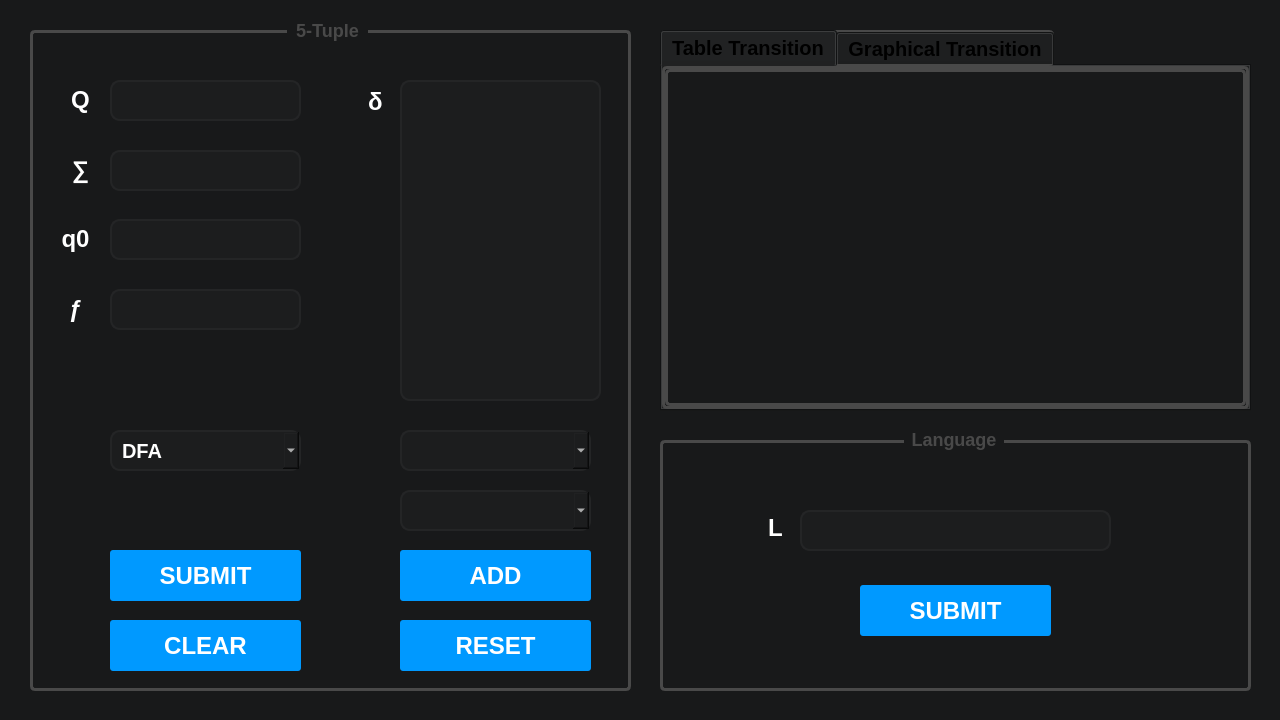
 <widget class="QMainWindow" name="MainWindow">
  <property name="windowModality">
   <enum>Qt::ApplicationModal</enum>
  </property>
  <property name="geometry">
   <rect>
    <x>0</x>
    <y>0</y>
    <width>1280</width>
    <height>720</height>
   </rect>
  </property>
  <property name="sizePolicy">
   <sizepolicy hsizetype="Fixed" vsizetype="Fixed">
    <horstretch>0</horstretch>
    <verstretch>0</verstretch>
   </sizepolicy>
  </property>
  <property name="minimumSize">
   <size>
    <width>1280</width>
    <height>720</height>
   </size>
  </property>
  <property name="maximumSize">
   <size>
    <width>1280</width>
    <height>720</height>
   </size>
  </property>
  <property name="windowTitle">
   <string>FSM - Finite State Machine [ AL-101 MIDTERM PROJECT ]</string>
  </property>
  <property name="toolTip">
   <string/>
  </property>
  <property name="statusTip">
   <string/>
  </property>
  <property name="whatsThis">
   <string/>
  </property>
  <property name="styleSheet">
   <string notr="true">background-color: rgb(24, 25, 26);</string>
  </property>
  <property name="windowFilePath">
   <string/>
  </property>
  <property name="iconSize">
   <size>
    <width>54</width>
    <height>54</height>
   </size>
  </property>
  <property name="dockOptions">
   <set>QMainWindow::AllowTabbedDocks|QMainWindow::AnimatedDocks</set>
  </property>
  <widget class="QWidget" name="centralwidget">
   <property name="minimumSize">
    <size>
     <width>1280</width>
     <height>720</height>
    </size>
   </property>
   <property name="maximumSize">
    <size>
     <width>1280</width>
     <height>720</height>
    </size>
   </property>
   <widget class="QFrame" name="frame">
    <property name="geometry">
     <rect>
      <x>30</x>
      <y>30</y>
      <width>601</width>
      <height>661</height>
     </rect>
    </property>
    <property name="styleSheet">
     <string notr="true">background-color: rgb(24, 25, 26);
border: 3px solid rgb(73,73,73);
border-radius: 5px;
</string>
    </property>
    <property name="frameShape">
     <enum>QFrame::StyledPanel</enum>
    </property>
    <property name="frameShadow">
     <enum>QFrame::Raised</enum>
    </property>
    <widget class="QLineEdit" name="in_fset">
     <property name="geometry">
      <rect>
       <x>80</x>
       <y>50</y>
       <width>191</width>
       <height>41</height>
      </rect>
     </property>
     <property name="font">
      <font>
       <family>MS Sans Serif</family>
       <pointsize>15</pointsize>
       <weight>75</weight>
       <bold>true</bold>
       <underline>false</underline>
       <kerning>false</kerning>
      </font>
     </property>
     <property name="focusPolicy">
      <enum>Qt::ClickFocus</enum>
     </property>
     <property name="toolTip">
      <string>&lt;html&gt;&lt;head/&gt;&lt;body&gt;&lt;p&gt;&lt;span style=&quot;border:none; font-weight:400; color:#fcfcfc;&quot;&gt;Finite set of states&lt;/span&gt;&lt;/p&gt;&lt;/body&gt;&lt;/html&gt;</string>
     </property>
     <property name="styleSheet">
      <string notr="true">QLineEdit {
	background: rgb(28, 29, 30);
	color: rgb(255, 255, 255);
	border: 2px solid rgb(36, 37, 38);
	border-radius: 10px;	
}

QLineEdit:focus{
	border: 2px solid rgb(89, 191, 255);
}

QLineEdit:focus:hover{
	border: 2px solid rgb(154, 214, 255);
}


QLineEdit:hover{
	border: 2px solid rgb(47, 49, 50);
}</string>
     </property>
     <property name="alignment">
      <set>Qt::AlignCenter</set>
     </property>
     <property name="placeholderText">
      <string/>
     </property>
    </widget>
    <widget class="QLabel" name="lab_fsets">
     <property name="geometry">
      <rect>
       <x>40</x>
       <y>54</y>
       <width>21</width>
       <height>31</height>
      </rect>
     </property>
     <property name="styleSheet">
      <string notr="true">QLabel {
	border: none;
	color: white;
	font-size: 24px;
	font-weight: bold;
	background: transparent;
}</string>
     </property>
     <property name="text">
      <string>Q</string>
     </property>
     <property name="alignment">
      <set>Qt::AlignCenter</set>
     </property>
    </widget>
    <widget class="QLineEdit" name="in_fset_Sym">
     <property name="geometry">
      <rect>
       <x>80</x>
       <y>120</y>
       <width>191</width>
       <height>41</height>
      </rect>
     </property>
     <property name="font">
      <font>
       <family>MS Sans Serif</family>
       <pointsize>15</pointsize>
       <weight>75</weight>
       <bold>true</bold>
       <underline>false</underline>
       <kerning>false</kerning>
      </font>
     </property>
     <property name="focusPolicy">
      <enum>Qt::ClickFocus</enum>
     </property>
     <property name="toolTip">
      <string>&lt;html&gt;&lt;head/&gt;&lt;body&gt;&lt;p&gt;&lt;span style=&quot; color:#fcfcfc;&quot;&gt;Finite set of inputs&lt;/span&gt;&lt;/p&gt;&lt;/body&gt;&lt;/html&gt;</string>
     </property>
     <property name="styleSheet">
      <string notr="true">QLineEdit {
	background: rgb(28, 29, 30);
	color: rgb(255, 255, 255);
	border: 2px solid rgb(36, 37, 38);
	border-radius: 10px;	
}

QLineEdit:focus{
	border: 2px solid rgb(89, 191, 255);
}

QLineEdit:focus:hover{
	border: 2px solid rgb(154, 214, 255);
}


QLineEdit:hover{
	border: 2px solid rgb(47, 49, 50);
}</string>
     </property>
     <property name="alignment">
      <set>Qt::AlignCenter</set>
     </property>
     <property name="placeholderText">
      <string/>
     </property>
    </widget>
    <widget class="QLabel" name="lab_fsets_Sym">
     <property name="geometry">
      <rect>
       <x>40</x>
       <y>124</y>
       <width>21</width>
       <height>31</height>
      </rect>
     </property>
     <property name="styleSheet">
      <string notr="true">QLabel {
	border: none;
	color: white;
	font-size: 24px;
	font-weight: bold;
	background: transparent;
}</string>
     </property>
     <property name="text">
      <string>∑</string>
     </property>
     <property name="alignment">
      <set>Qt::AlignCenter</set>
     </property>
    </widget>
    <widget class="QLineEdit" name="in_initial">
     <property name="geometry">
      <rect>
       <x>80</x>
       <y>189</y>
       <width>191</width>
       <height>41</height>
      </rect>
     </property>
     <property name="font">
      <font>
       <family>MS Sans Serif</family>
       <pointsize>15</pointsize>
       <weight>75</weight>
       <bold>true</bold>
       <underline>false</underline>
       <kerning>false</kerning>
      </font>
     </property>
     <property name="focusPolicy">
      <enum>Qt::ClickFocus</enum>
     </property>
     <property name="toolTip">
      <string>&lt;html&gt;&lt;head/&gt;&lt;body&gt;&lt;p&gt;&lt;span style=&quot; color:#fcfcfc;&quot;&gt;Initial state&lt;/span&gt;&lt;/p&gt;&lt;/body&gt;&lt;/html&gt;</string>
     </property>
     <property name="styleSheet">
      <string notr="true">QLineEdit {
	background: rgb(28, 29, 30);
	color: rgb(255, 255, 255);
	border: 2px solid rgb(36, 37, 38);
	border-radius: 10px;	
}

QLineEdit:focus{
	border: 2px solid rgb(89, 191, 255);
}

QLineEdit:focus:hover{
	border: 2px solid rgb(154, 214, 255);
}


QLineEdit:hover{
	border: 2px solid rgb(47, 49, 50);
}</string>
     </property>
     <property name="alignment">
      <set>Qt::AlignCenter</set>
     </property>
     <property name="placeholderText">
      <string/>
     </property>
    </widget>
    <widget class="QLabel" name="lab_initial">
     <property name="geometry">
      <rect>
       <x>30</x>
       <y>193</y>
       <width>31</width>
       <height>31</height>
      </rect>
     </property>
     <property name="styleSheet">
      <string notr="true">QLabel {
	border: none;
	color: white;
	font-size: 24px;
	font-weight: bold;
	background: transparent;
}</string>
     </property>
     <property name="text">
      <string>q0</string>
     </property>
     <property name="alignment">
      <set>Qt::AlignCenter</set>
     </property>
    </widget>
    <widget class="QLineEdit" name="in_finalSet">
     <property name="geometry">
      <rect>
       <x>80</x>
       <y>259</y>
       <width>191</width>
       <height>41</height>
      </rect>
     </property>
     <property name="font">
      <font>
       <family>MS Sans Serif</family>
       <pointsize>15</pointsize>
       <weight>75</weight>
       <bold>true</bold>
       <underline>false</underline>
       <kerning>false</kerning>
      </font>
     </property>
     <property name="focusPolicy">
      <enum>Qt::ClickFocus</enum>
     </property>
     <property name="toolTip">
      <string>&lt;html&gt;&lt;head/&gt;&lt;body&gt;&lt;p&gt;&lt;span style=&quot; color:#fcfcfc;&quot;&gt;Final state&lt;/span&gt;&lt;/p&gt;&lt;/body&gt;&lt;/html&gt;</string>
     </property>
     <property name="styleSheet">
      <string notr="true">QLineEdit {
	background: rgb(28, 29, 30);
	color: rgb(255, 255, 255);
	border: 2px solid rgb(36, 37, 38);
	border-radius: 10px;	
}

QLineEdit:focus{
	border: 2px solid rgb(89, 191, 255);
}

QLineEdit:focus:hover{
	border: 2px solid rgb(154, 214, 255);
}


QLineEdit:hover{
	border: 2px solid rgb(47, 49, 50);
}</string>
     </property>
     <property name="alignment">
      <set>Qt::AlignCenter</set>
     </property>
     <property name="placeholderText">
      <string/>
     </property>
    </widget>
    <widget class="QLabel" name="lab_finalSet">
     <property name="geometry">
      <rect>
       <x>30</x>
       <y>263</y>
       <width>31</width>
       <height>31</height>
      </rect>
     </property>
     <property name="styleSheet">
      <string notr="true">QLabel {
	border: none;
	color: white;
	font-size: 24px;
	font-weight: bold;
	background: transparent;
}</string>
     </property>
     <property name="text">
      <string>ƒ</string>
     </property>
     <property name="alignment">
      <set>Qt::AlignCenter</set>
     </property>
    </widget>
    <widget class="QPushButton" name="btn_submit">
     <property name="geometry">
      <rect>
       <x>80</x>
       <y>520</y>
       <width>191</width>
       <height>51</height>
      </rect>
     </property>
     <property name="font">
      <font>
       <pointsize>18</pointsize>
       <weight>75</weight>
       <bold>true</bold>
      </font>
     </property>
     <property name="cursor">
      <cursorShape>PointingHandCursor</cursorShape>
     </property>
     <property name="toolTip">
      <string>&lt;html&gt;&lt;head/&gt;&lt;body&gt;&lt;p&gt;&lt;span style=&quot; font-size:8pt; color:#ffffff;&quot;&gt;Submit Entry&lt;/span&gt;&lt;/p&gt;&lt;/body&gt;&lt;/html&gt;</string>
     </property>
     <property name="styleSheet">
      <string notr="true">QPushButton {
	background-color:rgb(0,153,255);
	color: rgb(255, 255, 255);
	border: none;
	border-radius:  3px;
}

QPushButton:hover{
	background: rgb(34, 166, 255);
}

QPushButton::pressed{
	background: rgb(0, 132, 219)
}
</string>
     </property>
     <property name="text">
      <string>SUBMIT</string>
     </property>
    </widget>
    <widget class="QComboBox" name="btn_fType">
     <property name="geometry">
      <rect>
       <x>80</x>
       <y>400</y>
       <width>191</width>
       <height>41</height>
      </rect>
     </property>
     <property name="font">
      <font>
       <pointsize>15</pointsize>
       <weight>75</weight>
       <bold>true</bold>
      </font>
     </property>
     <property name="cursor">
      <cursorShape>PointingHandCursor</cursorShape>
     </property>
     <property name="toolTip">
      <string>&lt;html&gt;&lt;head/&gt;&lt;body&gt;&lt;p&gt;&lt;span style=&quot; color:#fcfcfc;&quot;&gt;Finite Automata&lt;/span&gt;&lt;/p&gt;&lt;/body&gt;&lt;/html&gt;</string>
     </property>
     <property name="styleSheet">
      <string notr="true">QComboBox {
	background: rgb(28, 29, 30);
	color: rgb(255, 255, 255);
	border: 2px solid rgb(36, 37, 38);
	border-radius: 10px;
	padding-left: 10px;
}

QComboBox:focus{
	border: 2px solid rgb(89, 191, 255);
	color: rgb(255, 255, 255);
}

QComboBox:focus:hover{
	border: 2px solid rgb(154, 214, 255);
	color: rgb(255, 255, 255);
}

QComboBox:hover{
	border: 2px solid rgb(47, 49, 50);
	color: rgb(255, 255, 255);
}

QComboBox QAbstractItemView {
    border: 0px solid transparent;
    selection-background-color:  rgb(89, 191, 255);
	color: rgb(214, 214, 214);
	border-radius: 5px;
}
</string>
     </property>
     <item>
      <property name="text">
       <string>DFA</string>
      </property>
     </item>
     <item>
      <property name="text">
       <string>NFA</string>
      </property>
     </item>
    </widget>
    <widget class="QPushButton" name="btn_clear">
     <property name="geometry">
      <rect>
       <x>80</x>
       <y>590</y>
       <width>191</width>
       <height>51</height>
      </rect>
     </property>
     <property name="font">
      <font>
       <pointsize>18</pointsize>
       <weight>75</weight>
       <bold>true</bold>
      </font>
     </property>
     <property name="cursor">
      <cursorShape>PointingHandCursor</cursorShape>
     </property>
     <property name="toolTip">
      <string>&lt;html&gt;&lt;head/&gt;&lt;body&gt;&lt;p&gt;&lt;span style=&quot; font-size:8pt; color:#ffffff;&quot;&gt;Clear Entry&lt;/span&gt;&lt;/p&gt;&lt;/body&gt;&lt;/html&gt;</string>
     </property>
     <property name="styleSheet">
      <string notr="true">QPushButton {
	background-color:rgb(0,153,255);
	color: rgb(255, 255, 255);
	border: none;
	border-radius:  3px;
}

QPushButton:hover{
	background: rgb(34, 166, 255);
}

QPushButton::pressed{
	background: rgb(0, 132, 219)
}
</string>
     </property>
     <property name="text">
      <string>CLEAR</string>
     </property>
    </widget>
    <widget class="QLabel" name="warn1">
     <property name="geometry">
      <rect>
       <x>65</x>
       <y>95</y>
       <width>221</width>
       <height>20</height>
      </rect>
     </property>
     <property name="font">
      <font>
       <pointsize>10</pointsize>
      </font>
     </property>
     <property name="styleSheet">
      <string notr="true">QLabel {
	background: transparent;
	color: red;
	border: none;
}</string>
     </property>
     <property name="text">
      <string/>
     </property>
     <property name="alignment">
      <set>Qt::AlignCenter</set>
     </property>
    </widget>
    <widget class="QLabel" name="warn2">
     <property name="geometry">
      <rect>
       <x>65</x>
       <y>164</y>
       <width>221</width>
       <height>20</height>
      </rect>
     </property>
     <property name="font">
      <font>
       <pointsize>10</pointsize>
      </font>
     </property>
     <property name="styleSheet">
      <string notr="true">QLabel {
	background: transparent;
	color: red;
	border: none;
}</string>
     </property>
     <property name="text">
      <string/>
     </property>
     <property name="alignment">
      <set>Qt::AlignCenter</set>
     </property>
    </widget>
    <widget class="QLabel" name="warn3">
     <property name="geometry">
      <rect>
       <x>65</x>
       <y>231</y>
       <width>221</width>
       <height>20</height>
      </rect>
     </property>
     <property name="font">
      <font>
       <pointsize>10</pointsize>
      </font>
     </property>
     <property name="styleSheet">
      <string notr="true">QLabel {
	background: transparent;
	color: red;
	border: none;
}</string>
     </property>
     <property name="text">
      <string/>
     </property>
     <property name="alignment">
      <set>Qt::AlignCenter</set>
     </property>
    </widget>
    <widget class="QLabel" name="warn4">
     <property name="geometry">
      <rect>
       <x>65</x>
       <y>300</y>
       <width>221</width>
       <height>20</height>
      </rect>
     </property>
     <property name="font">
      <font>
       <pointsize>10</pointsize>
      </font>
     </property>
     <property name="styleSheet">
      <string notr="true">QLabel {
	background: transparent;
	color: red;
	border: none;
}</string>
     </property>
     <property name="text">
      <string/>
     </property>
     <property name="alignment">
      <set>Qt::AlignCenter</set>
     </property>
    </widget>
    <widget class="QLabel" name="lab_transition">
     <property name="geometry">
      <rect>
       <x>330</x>
       <y>56</y>
       <width>31</width>
       <height>31</height>
      </rect>
     </property>
     <property name="styleSheet">
      <string notr="true">QLabel {
	border: none;
	color: white;
	font-size: 24px;
	font-weight: bold;
	background: transparent;
}</string>
     </property>
     <property name="text">
      <string>δ</string>
     </property>
     <property name="alignment">
      <set>Qt::AlignCenter</set>
     </property>
    </widget>
    <widget class="QTableWidget" name="tableWidget">
     <property name="geometry">
      <rect>
       <x>370</x>
       <y>50</y>
       <width>201</width>
       <height>321</height>
      </rect>
     </property>
     <property name="font">
      <font>
       <pointsize>12</pointsize>
      </font>
     </property>
     <property name="styleSheet">
      <string notr="true">QTableWidget {
	background: rgb(28, 29, 30);
	color: rgb(255, 255, 255);
	border: 2px solid rgb(36, 37, 38);
	border-radius: 10px;	
}

QTableWidget:focus{
	border: 2px solid rgb(89, 191, 255);
}

QTableWidget:focus:hover{
	border: 2px solid rgb(154, 214, 255);
}


QTableWidget:hover{
	border: 2px solid rgb(47, 49, 50);
}</string>
     </property>
    </widget>
    <widget class="QComboBox" name="btn_transitions">
     <property name="geometry">
      <rect>
       <x>370</x>
       <y>460</y>
       <width>191</width>
       <height>41</height>
      </rect>
     </property>
     <property name="font">
      <font>
       <pointsize>15</pointsize>
       <weight>75</weight>
       <bold>true</bold>
      </font>
     </property>
     <property name="cursor">
      <cursorShape>PointingHandCursor</cursorShape>
     </property>
     <property name="toolTip">
      <string>&lt;html&gt;&lt;head/&gt;&lt;body&gt;&lt;p&gt;&lt;span style=&quot; color:#fcfcfc;&quot;&gt;Transitions&lt;/span&gt;&lt;/p&gt;&lt;/body&gt;&lt;/html&gt;</string>
     </property>
     <property name="styleSheet">
      <string notr="true">QComboBox {
	background: rgb(28, 29, 30);
	color: rgb(255, 255, 255);
	border: 2px solid rgb(36, 37, 38);
	border-radius: 10px;
	padding-left: 10px;
}

QComboBox:focus{
	border: 2px solid rgb(89, 191, 255);
	color: rgb(255, 255, 255);
}

QComboBox:focus:hover{
	border: 2px solid rgb(154, 214, 255);
	color: rgb(255, 255, 255);
}

QComboBox:hover{
	border: 2px solid rgb(47, 49, 50);
	color: rgb(255, 255, 255);
}

QComboBox QAbstractItemView {
    border: 0px solid transparent;
    selection-background-color:  rgb(89, 191, 255);
	color: rgb(214, 214, 214);
	border-radius: 5px;
}
</string>
     </property>
    </widget>
    <widget class="QComboBox" name="btn_states">
     <property name="geometry">
      <rect>
       <x>370</x>
       <y>400</y>
       <width>191</width>
       <height>41</height>
      </rect>
     </property>
     <property name="font">
      <font>
       <pointsize>15</pointsize>
       <weight>75</weight>
       <bold>true</bold>
      </font>
     </property>
     <property name="cursor">
      <cursorShape>PointingHandCursor</cursorShape>
     </property>
     <property name="toolTip">
      <string>&lt;html&gt;&lt;head/&gt;&lt;body&gt;&lt;p&gt;&lt;span style=&quot; color:#fcfcfc;&quot;&gt;States.&lt;/span&gt;&lt;/p&gt;&lt;/body&gt;&lt;/html&gt;</string>
     </property>
     <property name="styleSheet">
      <string notr="true">QComboBox {
	background: rgb(28, 29, 30);
	color: rgb(255, 255, 255);
	border: 2px solid rgb(36, 37, 38);
	border-radius: 10px;
	padding-left: 10px;
}

QComboBox:focus{
	border: 2px solid rgb(89, 191, 255);
	color: rgb(255, 255, 255);
}

QComboBox:focus:hover{
	border: 2px solid rgb(154, 214, 255);
	color: rgb(255, 255, 255);
}

QComboBox:hover{
	border: 2px solid rgb(47, 49, 50);
	color: rgb(255, 255, 255);
}

QComboBox QAbstractItemView {
    border: 0px solid transparent;
    selection-background-color:  rgb(89, 191, 255);
	color: rgb(214, 214, 214);
	border-radius: 5px;
}
</string>
     </property>
    </widget>
    <widget class="QPushButton" name="btn_add">
     <property name="geometry">
      <rect>
       <x>370</x>
       <y>520</y>
       <width>191</width>
       <height>51</height>
      </rect>
     </property>
     <property name="font">
      <font>
       <pointsize>18</pointsize>
       <weight>75</weight>
       <bold>true</bold>
      </font>
     </property>
     <property name="cursor">
      <cursorShape>PointingHandCursor</cursorShape>
     </property>
     <property name="toolTip">
      <string>&lt;html&gt;&lt;head/&gt;&lt;body&gt;&lt;p&gt;&lt;span style=&quot; font-size:8pt; color:#ffffff;&quot;&gt;Add to Table&lt;/span&gt;&lt;/p&gt;&lt;/body&gt;&lt;/html&gt;</string>
     </property>
     <property name="styleSheet">
      <string notr="true">QPushButton {
	background-color:rgb(0,153,255);
	color: rgb(255, 255, 255);
	border: none;
	border-radius:  3px;
}

QPushButton:hover{
	background: rgb(34, 166, 255);
}

QPushButton::pressed{
	background: rgb(0, 132, 219)
}
</string>
     </property>
     <property name="text">
      <string>ADD</string>
     </property>
    </widget>
    <widget class="QPushButton" name="btn_reset">
     <property name="geometry">
      <rect>
       <x>370</x>
       <y>590</y>
       <width>191</width>
       <height>51</height>
      </rect>
     </property>
     <property name="font">
      <font>
       <pointsize>18</pointsize>
       <weight>75</weight>
       <bold>true</bold>
      </font>
     </property>
     <property name="cursor">
      <cursorShape>PointingHandCursor</cursorShape>
     </property>
     <property name="toolTip">
      <string>&lt;html&gt;&lt;head/&gt;&lt;body&gt;&lt;p&gt;&lt;span style=&quot; font-size:8pt; color:#ffffff;&quot;&gt;Clear Table&lt;/span&gt;&lt;/p&gt;&lt;/body&gt;&lt;/html&gt;</string>
     </property>
     <property name="styleSheet">
      <string notr="true">QPushButton {
	background-color:rgb(0,153,255);
	color: rgb(255, 255, 255);
	border: none;
	border-radius:  3px;
}

QPushButton:hover{
	background: rgb(34, 166, 255);
}

QPushButton::pressed{
	background: rgb(0, 132, 219)
}
</string>
     </property>
     <property name="text">
      <string>RESET</string>
     </property>
    </widget>
    <widget class="QLabel" name="submitError">
     <property name="geometry">
      <rect>
       <x>65</x>
       <y>472</y>
       <width>221</width>
       <height>31</height>
      </rect>
     </property>
     <property name="font">
      <font>
       <pointsize>16</pointsize>
       <weight>75</weight>
       <bold>true</bold>
      </font>
     </property>
     <property name="styleSheet">
      <string notr="true">QLabel {
	background: transparent;
	color: red;
	border: none;
}</string>
     </property>
     <property name="text">
      <string/>
     </property>
     <property name="alignment">
      <set>Qt::AlignCenter</set>
     </property>
    </widget>
   </widget>
   <widget class="QLabel" name="label_fiveTup">
    <property name="geometry">
     <rect>
      <x>287</x>
      <y>20</y>
      <width>81</width>
      <height>21</height>
     </rect>
    </property>
    <property name="styleSheet">
     <string notr="true">border: none;
color: rgb(73,73,73);
font-size: 18px;
font-weight: bold;
</string>
    </property>
    <property name="text">
     <string>5-Tuple</string>
    </property>
    <property name="alignment">
     <set>Qt::AlignCenter</set>
    </property>
   </widget>
   <widget class="QTabWidget" name="tabWidget">
    <property name="geometry">
     <rect>
      <x>660</x>
      <y>30</y>
      <width>591</width>
      <height>381</height>
     </rect>
    </property>
    <property name="font">
     <font>
      <pointsize>15</pointsize>
      <weight>75</weight>
      <bold>true</bold>
     </font>
    </property>
    <property name="cursor">
     <cursorShape>PointingHandCursor</cursorShape>
    </property>
    <property name="styleSheet">
     <string notr="true">background-color: rgb(24, 25, 26);
border: 3px solid rgb(73,73,73);
border-radius: 5px;</string>
    </property>
    <property name="currentIndex">
     <number>0</number>
    </property>
    <widget class="QWidget" name="tab">
     <property name="font">
      <font>
       <pointsize>15</pointsize>
      </font>
     </property>
     <property name="cursor">
      <cursorShape>ArrowCursor</cursorShape>
     </property>
     <property name="styleSheet">
      <string notr="true">background-color: rgb(24, 25, 26);</string>
     </property>
     <attribute name="title">
      <string>Table Transition</string>
     </attribute>
     <widget class="QLabel" name="tableView">
      <property name="geometry">
       <rect>
        <x>0</x>
        <y>0</y>
        <width>581</width>
        <height>341</height>
       </rect>
      </property>
      <property name="font">
       <font>
        <pointsize>18</pointsize>
       </font>
      </property>
      <property name="styleSheet">
       <string notr="true">QLabel {
	color: white;
	background: transparent;
	border: none;
}</string>
      </property>
      <property name="text">
       <string/>
      </property>
      <property name="alignment">
       <set>Qt::AlignCenter</set>
      </property>
     </widget>
    </widget>
    <widget class="QWidget" name="tab_2">
     <property name="font">
      <font>
       <pointsize>15</pointsize>
      </font>
     </property>
     <property name="cursor">
      <cursorShape>ArrowCursor</cursorShape>
     </property>
     <property name="styleSheet">
      <string notr="true">background-color: rgb(24, 25, 26);</string>
     </property>
     <attribute name="title">
      <string>Graphical Transition</string>
     </attribute>
     <widget class="QLabel" name="imageView">
      <property name="geometry">
       <rect>
        <x>0</x>
        <y>0</y>
        <width>581</width>
        <height>341</height>
       </rect>
      </property>
      <property name="font">
       <font>
        <pointsize>18</pointsize>
       </font>
      </property>
      <property name="styleSheet">
       <string notr="true">QLabel {
	color: white;
	background: transparent;
	border: none;
}</string>
      </property>
      <property name="text">
       <string/>
      </property>
      <property name="alignment">
       <set>Qt::AlignCenter</set>
      </property>
     </widget>
    </widget>
   </widget>
   <widget class="QFrame" name="frame_2">
    <property name="geometry">
     <rect>
      <x>660</x>
      <y>440</y>
      <width>591</width>
      <height>251</height>
     </rect>
    </property>
    <property name="styleSheet">
     <string notr="true">background-color: rgb(24, 25, 26);
border: 3px solid rgb(73,73,73);
border-radius: 5px;
</string>
    </property>
    <property name="frameShape">
     <enum>QFrame::StyledPanel</enum>
    </property>
    <property name="frameShadow">
     <enum>QFrame::Raised</enum>
    </property>
    <widget class="QLineEdit" name="in_langAccept">
     <property name="geometry">
      <rect>
       <x>140</x>
       <y>70</y>
       <width>311</width>
       <height>41</height>
      </rect>
     </property>
     <property name="font">
      <font>
       <family>MS Sans Serif</family>
       <pointsize>15</pointsize>
       <weight>75</weight>
       <bold>true</bold>
       <underline>false</underline>
       <kerning>false</kerning>
      </font>
     </property>
     <property name="focusPolicy">
      <enum>Qt::ClickFocus</enum>
     </property>
     <property name="toolTip">
      <string>&lt;html&gt;&lt;head/&gt;&lt;body&gt;&lt;p&gt;&lt;span style=&quot; font-weight:400; color:#fcfcfc;&quot;&gt;Language&lt;/span&gt;&lt;/p&gt;&lt;/body&gt;&lt;/html&gt;</string>
     </property>
     <property name="styleSheet">
      <string notr="true">QLineEdit {
	background: rgb(28, 29, 30);
	color: rgb(255, 255, 255);
	border: 2px solid rgb(36, 37, 38);
	border-radius: 10px;	
}

QLineEdit:focus{
	border: 2px solid rgb(89, 191, 255);
}

QLineEdit:focus:hover{
	border: 2px solid rgb(154, 214, 255);
}


QLineEdit:hover{
	border: 2px solid rgb(47, 49, 50);
}</string>
     </property>
     <property name="alignment">
      <set>Qt::AlignCenter</set>
     </property>
     <property name="placeholderText">
      <string/>
     </property>
    </widget>
    <widget class="QLabel" name="warn2_2">
     <property name="geometry">
      <rect>
       <x>85</x>
       <y>164</y>
       <width>181</width>
       <height>20</height>
      </rect>
     </property>
     <property name="font">
      <font>
       <pointsize>10</pointsize>
      </font>
     </property>
     <property name="styleSheet">
      <string notr="true">QLabel {
	background: transparent;
	color: red;
	border: none;
}</string>
     </property>
     <property name="text">
      <string/>
     </property>
     <property name="alignment">
      <set>Qt::AlignCenter</set>
     </property>
    </widget>
    <widget class="QLabel" name="warn3_2">
     <property name="geometry">
      <rect>
       <x>85</x>
       <y>231</y>
       <width>181</width>
       <height>20</height>
      </rect>
     </property>
     <property name="font">
      <font>
       <pointsize>10</pointsize>
      </font>
     </property>
     <property name="styleSheet">
      <string notr="true">QLabel {
	background: transparent;
	color: red;
	border: none;
}</string>
     </property>
     <property name="text">
      <string/>
     </property>
     <property name="alignment">
      <set>Qt::AlignCenter</set>
     </property>
    </widget>
    <widget class="QLabel" name="warn4_2">
     <property name="geometry">
      <rect>
       <x>85</x>
       <y>300</y>
       <width>181</width>
       <height>20</height>
      </rect>
     </property>
     <property name="font">
      <font>
       <pointsize>10</pointsize>
      </font>
     </property>
     <property name="styleSheet">
      <string notr="true">QLabel {
	background: transparent;
	color: red;
	border: none;
}</string>
     </property>
     <property name="text">
      <string/>
     </property>
     <property name="alignment">
      <set>Qt::AlignCenter</set>
     </property>
    </widget>
    <widget class="QPushButton" name="btn_langSubmit">
     <property name="geometry">
      <rect>
       <x>200</x>
       <y>145</y>
       <width>191</width>
       <height>51</height>
      </rect>
     </property>
     <property name="font">
      <font>
       <pointsize>18</pointsize>
       <weight>75</weight>
       <bold>true</bold>
      </font>
     </property>
     <property name="cursor">
      <cursorShape>PointingHandCursor</cursorShape>
     </property>
     <property name="styleSheet">
      <string notr="true">QPushButton {
	background-color:rgb(0,153,255);
	color: rgb(255, 255, 255);
	border: none;
	border-radius:  3px;
}

QPushButton:hover{
	background: rgb(34, 166, 255);
}

QPushButton::pressed{
	background: rgb(0, 132, 219)
}
</string>
     </property>
     <property name="text">
      <string>SUBMIT</string>
     </property>
    </widget>
    <widget class="QLabel" name="lab_finalSet_2">
     <property name="geometry">
      <rect>
       <x>100</x>
       <y>72</y>
       <width>31</width>
       <height>31</height>
      </rect>
     </property>
     <property name="styleSheet">
      <string notr="true">QLabel {
	border: none;
	color: white;
	font-size: 24px;
	font-weight: bold;
	background: transparent;
}</string>
     </property>
     <property name="text">
      <string>L</string>
     </property>
     <property name="alignment">
      <set>Qt::AlignCenter</set>
     </property>
    </widget>
    <widget class="QLabel" name="acceptanceReturn">
     <property name="geometry">
      <rect>
       <x>180</x>
       <y>36</y>
       <width>221</width>
       <height>31</height>
      </rect>
     </property>
     <property name="font">
      <font>
       <pointsize>16</pointsize>
       <weight>75</weight>
       <bold>true</bold>
      </font>
     </property>
     <property name="styleSheet">
      <string notr="true">QLabel {
	background: transparent;
	color: red;
	border: none;
}</string>
     </property>
     <property name="text">
      <string/>
     </property>
     <property name="alignment">
      <set>Qt::AlignCenter</set>
     </property>
    </widget>
   </widget>
   <widget class="QLabel" name="label_fiveTup_2">
    <property name="geometry">
     <rect>
      <x>904</x>
      <y>424</y>
      <width>100</width>
      <height>31</height>
     </rect>
    </property>
    <property name="styleSheet">
     <string notr="true">border: none;
color: rgb(73,73,73);
font-size: 18px;
font-weight: bold;
</string>
    </property>
    <property name="text">
     <string>Language</string>
    </property>
    <property name="alignment">
     <set>Qt::AlignCenter</set>
    </property>
   </widget>
  </widget>
 </widget>
